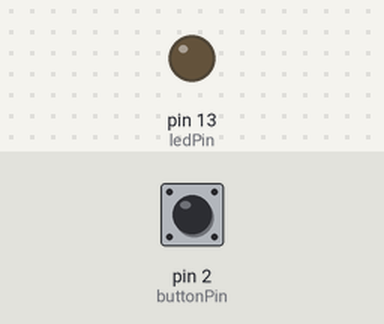
Bench run of a sketch on a simulated Arduino Uno, built with avr-gcc and run on an emulated ATmega328P. On the bench: output pins drawn as LEDs (lit = HIGH). Dashed ring = blinking. Inputs (shaded band) come from the test bench; at power-on: pin 2 (buttonPin) LOW. What the sketch prints to the serial monitor is not drawn.

Above: at 1.2 s.
1.3 s: pin 2 (buttonPin) pulled HIGH for 0.15 s
At 1.37 s:
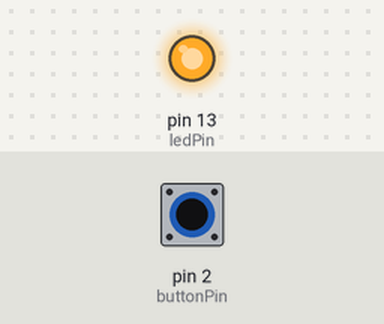
2.9 s: pin 2 (buttonPin) pulled HIGH for 1 s
At 5.1 s:
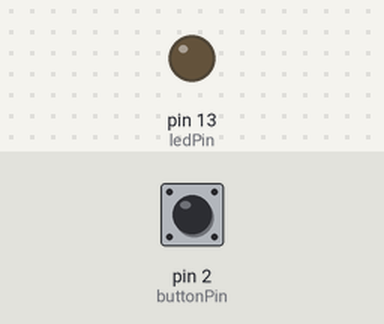
5.4 s: pin 2 (buttonPin) pulled HIGH for 3.2 s
At 6.4 s:
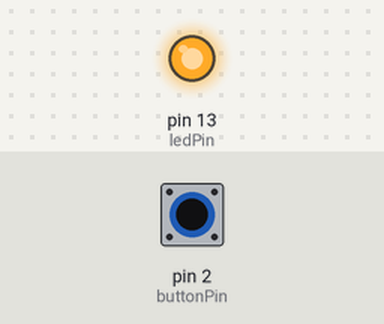
10.1 s: pin 2 (buttonPin) pulsed HIGH 2 times (0.12 s each, 0.3 s apart)
At 10.16 s:
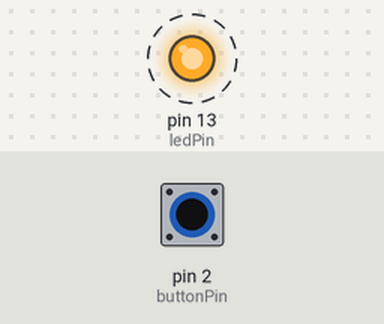
12.2 s: pin 2 (buttonPin) pulsed HIGH 5 times (0.12 s each, 0.3 s apart)
At 14.5 s:
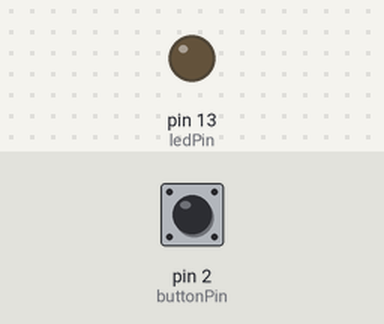
Timing chart, 0 to 16.0 s (numbered marks = the images above; inputs shaded):
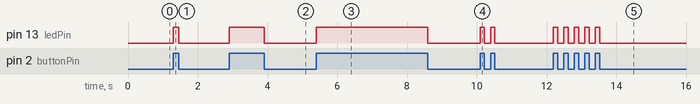

Measured:
- after the input at 1.3 s, pin 13 (ledPin): LOW → HIGH at once, → LOW 0.15 s later
- after the input at 2.9 s, pin 13 (ledPin): LOW → HIGH at once, → LOW 1.0 s later
- after the input at 5.4 s, pin 13 (ledPin): LOW → HIGH at once, → LOW 3.2 s later
- after the input at 10.1 s, pin 13 (ledPin): alternates HIGH for 0.12 s and LOW for 0.18 s, 4 changes in all, then stays LOW, starting at once
- after the input at 12.2 s, pin 13 (ledPin): alternates HIGH for 0.12 s and LOW for 0.18 s, 10 changes in all, then stays LOW, starting at once

The sketch:

button.ino
```cpp
//手機使用變數begin
  unsigned char mobileData[10];
  int index = 0;
  char mobileMode = -1; // 0 is iphone,1 is android
//手機使用變數end

const int buttonPin = 2;     // the number of the pushbutton pin
const int ledPin =  13;      // the number of the LED pin

// variables will change:
char buttonState = 0;         // variable for reading the pushbutton status
char currentButtonState = 0;

void setup() {
  Serial.begin(115200);
  // initialize the LED pin as an output:
  pinMode(ledPin, OUTPUT);
  // initialize the pushbutton pin as an input:
  pinMode(buttonPin, INPUT);
}

void loop() {
  // read the state of the pushbutton value:
  buttonState = digitalRead(buttonPin);

  // check if the pushbutton is pressed.
  // if it is, the buttonState is HIGH:


    if(currentButtonState != buttonState){
        currentButtonState = buttonState;
        digitalWrite(ledPin,currentButtonState);
        mobileAction(currentButtonState); //mobile
    }

}


void mobileAction(char index){


  Serial.write(index);

}
```
